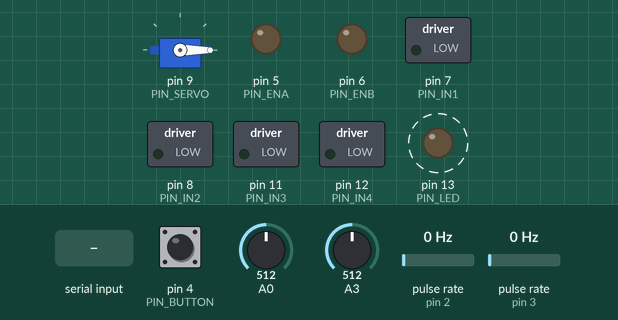
Simulated run of this sketch. Board: Arduino Nano, built with avr-gcc and run on an emulated ATmega328P. Parts: servo, switched loads named in the sketch (green lamp = pin HIGH), output pins drawn as LEDs (lit = HIGH). Wiring (inferred from the names in the program): 2 × pulse sensor: data pin 2 / data pin 3. Dashed ring = blinking. Inputs (shaded band) come from the test bench; at power-on: pulse rate (sensors on pin 2, pin 3) 0 Hz, pin 4 (PIN_BUTTON) HIGH, A0 = 512, A3 = 512. What the sketch prints to the serial monitor is not drawn.

Above: at 1.2 s.
1.3 s: "e90\n" received over Serial
At 1.8 s:
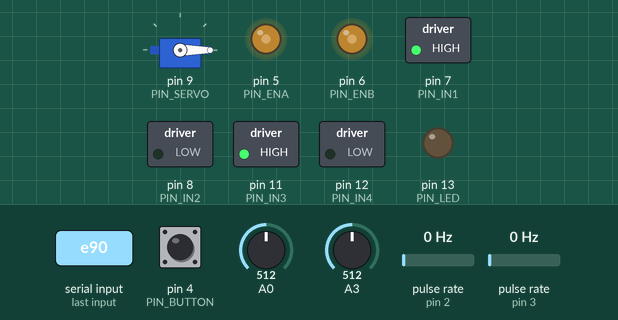
4.3 s: pulse rate (sensor on pin 2) set to 50 Hz
At 5.1 s:
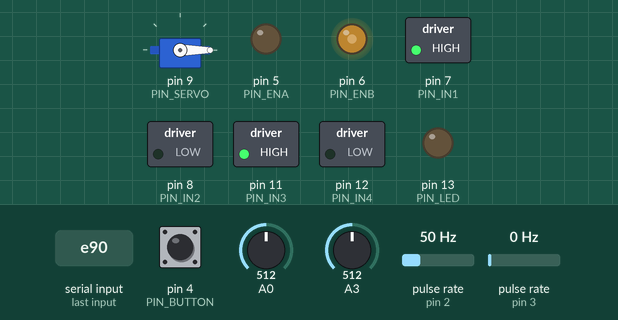
7.3 s: pin 4 (PIN_BUTTON) pulled LOW for 0.15 s
At 9.5 s:
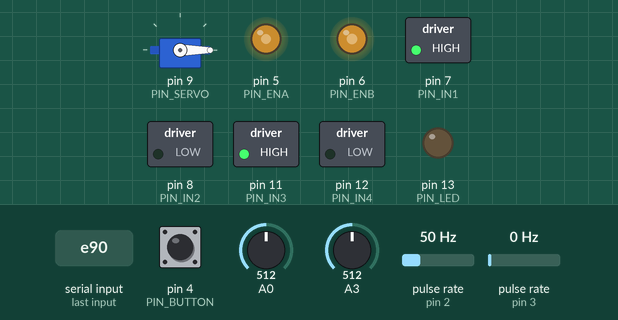
10.3 s: A0 set to 30
At 11.3 s:
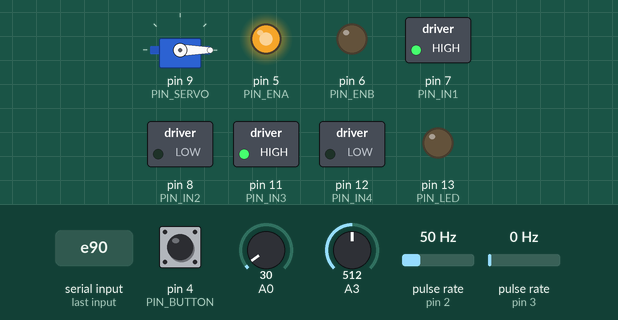
13.3 s: "m,45\n" received over Serial
At 14.1 s:
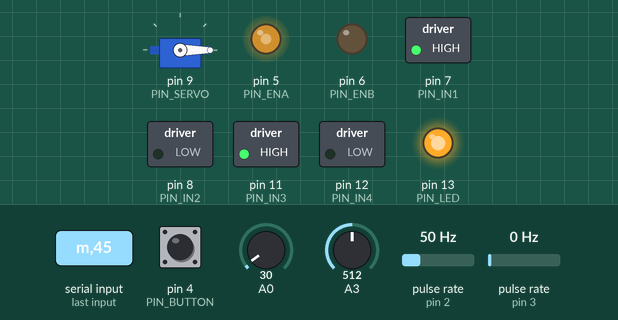
16.3 s: "v90\n" received over Serial
At 18.2 s:
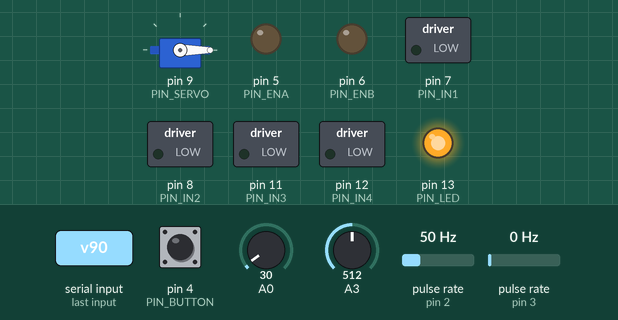
Timing chart, 0 to 19.7 s (numbered marks = the images above; inputs shaded):
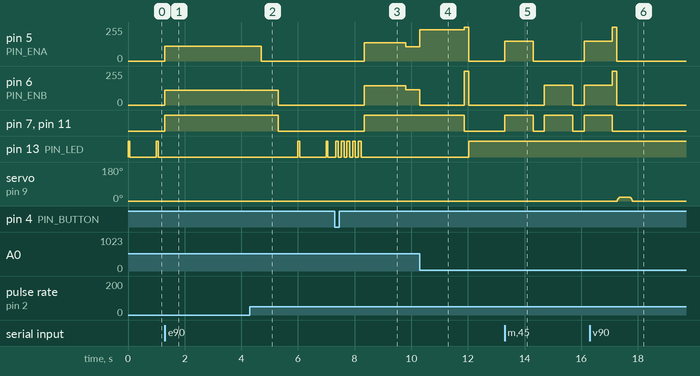

The sketch:

kabel_ukladach.ino
```cpp
// ======================================================================
//  Робот «Швидкісний кабель-укладач» — головна прошивка
//  Arduino Nano · L298N · 2×TT (передній привід) · 2×TCRT5000 · SG90 · енкодери
//
//  Логіка (автомат станів):
//    IDLE ──кнопка──► FOLLOW ──мітка──► APPROACH ──доїхав──► скидання ─┐
//                       ▲                                              │
//                       └──────────── ще є шканти ◄────────────────────┘
//                                     9 скинуто ──► TO_END ──лінія скінчилась──► DONE
//
//  FOLLOW   — PID по краю смужки (50 % чорного), біля очікуваної мітки повільніше.
//  мітка    — датчик міток чорний N циклів поспіль + датчик лінії теж чорний
//             (мітка перетинає лінію) + не ближче MARK_MIN_GAP_MM до попередньої.
//  APPROACH — їдемо ще DROP_OFFSET_MM за енкодером (щілина позаду датчика),
//             гальмуємо, серво повертає барабан, чекаємо падіння, їдемо далі.
//  Пропустив мітку (з енкодером) → скидає там, де вона мала бути (+500 мм).
//
//  Кнопка «Старт» на D4. Затиснута при ввімкненні → калібрування датчиків.
//  Натиснута під час їзди → аварійна зупинка.
//  Serial 115200: h — список команд (тести моторів, датчиків, енкодерів, серво, PID).
// ======================================================================
#include "config.h"
#include "motors.h"
#include "sensors.h"
#include "odometry.h"
#include "magazine.h"
#include "settings.h"

enum State : uint8_t { ST_IDLE, ST_FOLLOW, ST_APPROACH, ST_TO_END, ST_DONE };
static const char *const STATE_NAMES[] = {"IDLE", "FOLLOW", "APPROACH", "TO_END", "DONE"};

static State st = ST_IDLE;
static Reading rd;
static unsigned long tCtl = 0, runStartMs = 0;
static bool logRun = false;
static uint16_t logDiv = 0;

// ---- PID ----
static float integ = 0, prevErr = 0, heldCorr = 0;
static bool pidFresh = true;

// ---- мітки ----
static uint8_t markSamples = 0;
static bool haveMark = false;
static float lastMarkMM = 0;          // де була остання мітка (одометрія)
static unsigned long lastMarkMs = 0;
static float dropTargetMM = 0;
static unsigned long approachStartMs = 0;

// ---- втрата лінії ----
static bool lost = false;
static float lostMM = 0;
static unsigned long lostMs = 0;

// ======================================================================
static bool buttonPressed() {   // true один раз на натискання, з антибрязкотом
  static bool raw = HIGH, stable = HIGH;
  static unsigned long tChange = 0;
  bool v = digitalRead(PIN_BUTTON);
  if (v != raw) { raw = v; tChange = millis(); }
  if (millis() - tChange > 30 && v != stable) {
    stable = v;
    if (stable == LOW) return true;
  }
  return false;
}

static void pidReset() { integ = 0; heldCorr = 0; pidFresh = true; }

// Рух уздовж лінії з базовою швидкістю base
static void followStep(int base) {
  float err = rd.line - LINE_SETPOINT;   // > 0: під датчиком більше чорного
  if (pidFresh) { prevErr = err; pidFresh = false; }
  float corr;
  if (rd.mark > MARK_THR) {
    // над міткою датчик лінії бачить суцільне чорне — не смикаємо кермо
    corr = heldCorr;
  } else {
    integ = constrain(integ + err, -I_LIMIT, I_LIMIT);
    corr = S.kp * err + S.ki * integ + S.kd * (err - prevErr);
    prevErr = err;
    // згладжений курс: поодинокий ривок (лінія наїхала на мітку на цикл раніше) майже не впливає
    heldCorr += 0.1f * (corr - heldCorr);
  }
#if !LINE_ON_LEFT_EDGE
  corr = -corr;
#endif
  // датчик над лівим краєм: більше чорного = робот з'їхав управо → повертаємо вліво
  int l = constrain(base - (int)corr, 0, PWM_MAX);
  int r = constrain(base + (int)corr, 0, PWM_MAX);
  motorsSet(l, r);
}

static int cruisePwm() {
  if (!odomAvailable()) return S.basePwm;
  float next = haveMark ? lastMarkMM + MARK_SPACING_MM : FIRST_MARK_MM;
  return (odomMM() > next - SLOW_ZONE_MM) ? S.slowPwm : S.basePwm;
}

static bool markDetected() {
  bool hit = rd.mark > MARK_THR;
#if MARK_REQUIRE_LINE
  hit = hit && rd.line > LINE_CONFIRM_THR;
#endif
  if (!hit) { markSamples = 0; return false; }
  if (markSamples < 255) markSamples++;
  if (markSamples != MARK_MIN_SAMPLES) return false;   // один раз на мітку
  if (haveMark) {
    if (odomAvailable()) { if (odomMM() - lastMarkMM < MARK_MIN_GAP_MM) return false; }
    else if (millis() - lastMarkMs < MARK_MIN_GAP_MS) return false;
  }
  return true;
}

static void startApproach(float markPos, bool virtualMark) {
  haveMark = true;
  lastMarkMM = markPos;
  lastMarkMs = millis();
  dropTargetMM = markPos + S.dropOffsetMm - BRAKE_COMP_MM;
  approachStartMs = millis();
  st = ST_APPROACH;
  Serial.print(virtualMark ? F("MISS → virtual mark @") : F("MARK @"));
  Serial.print(markPos, 0); Serial.print(F(" mm, drop #")); Serial.println(magDropped() + 1);
}

// true, якщо лінії немає довше за ліміт
static bool lostFor(float mmLimit, unsigned long msLimit) {
  if (rd.line >= LOST_THR) { lost = false; return false; }
  if (!lost) { lost = true; lostMM = odomMM(); lostMs = millis(); return false; }
  if (odomAvailable()) return odomMM() - lostMM > mmLimit;
  return millis() - lostMs > msLimit;
}

static void finish(const __FlashStringHelper *why) {
  motorsBrake(); delay(150); motorsCoast();
  st = ST_DONE;
  Serial.print(F("STOP: ")); Serial.print(why);
  Serial.print(F(", drops ")); Serial.print(magDropped());
  Serial.print(F(", ")); Serial.print(odomMM(), 0); Serial.print(F(" mm, "));
  Serial.print((millis() - runStartMs) / 1000.0, 1); Serial.println(F(" s"));
}

static void doDrop() {
  motorsBrake(); delay(BRAKE_MS); motorsCoast();
  delay(80);                         // робот повністю зупинився
  magDropNext();
  Serial.print(F("DROP ")); Serial.print(magDropped());
  Serial.print(F(" @ ")); Serial.print(odomMM(), 0); Serial.println(F(" mm"));
  pidReset();
  markSamples = 0;
  st = magEmpty() ? ST_TO_END : ST_FOLLOW;
  tCtl = micros();
}

static void startRun() {
  if (magDropped() > 0) magHome();
  for (int i = 0; i < 5; i++) { digitalWrite(PIN_LED, HIGH); delay(START_DELAY_MS / 10); digitalWrite(PIN_LED, LOW); delay(START_DELAY_MS / 10); }
  odomReset(); pidReset();
  haveMark = false; markSamples = 0; lost = false;
  runStartMs = millis();
  st = ST_FOLLOW;
  tCtl = micros();
  Serial.println(F("GO"));
}

// Один цикл керування (кожні CONTROL_DT_US)
static void control() {
  sensorsRead(rd);
  if (millis() - runStartMs > RUN_TIMEOUT_MS) { finish(F("timeout")); return; }

  switch (st) {
    case ST_FOLLOW:
      if (markDetected()) { startApproach(odomMM(), false); followStep(S.approachPwm); break; }
#if FORCE_DROP_ON_MISS
      if (odomAvailable() && haveMark && odomMM() > lastMarkMM + MARK_SPACING_MM + MISS_WINDOW_MM) {
        startApproach(lastMarkMM + MARK_SPACING_MM, true);
        followStep(S.approachPwm);
        break;
      }
#endif
      if (lostFor(LOST_STOP_MM, LOST_STOP_MS)) { finish(F("line lost")); break; }
      followStep(cruisePwm());
      break;

    case ST_APPROACH: {
      bool arrived = odomAvailable()
                       ? (odomMM() >= dropTargetMM)
                       : (millis() - approachStartMs >= (unsigned long)S.dropDelayMs);
      if (arrived) { doDrop(); break; }
      if (lostFor(LOST_STOP_MM, LOST_STOP_MS)) { finish(F("line lost")); break; }
      followStep(S.approachPwm);
      break;
    }

    case ST_TO_END:
      if (lostFor(FINISH_LOST_MM, FINISH_LOST_MS)) { finish(F("finish")); break; }
      followStep(S.basePwm);
      break;

    default: break;
  }

  if (logRun && ++logDiv >= 10) {    // кожні ~40 мс, якщо USB під'єднано
    logDiv = 0;
    Serial.print(millis() - runStartMs); Serial.print(',');
    Serial.print(odomMM(), 0); Serial.print(',');
    Serial.print(rd.line); Serial.print(',');
    Serial.print(rd.mark); Serial.print(',');
    Serial.println(STATE_NAMES[st]);
  }
}

// ======================= Serial-меню (у стані IDLE/DONE) =====================
static void help() {
  Serial.println(F("--- команди ---"));
  Serial.println(F("s  датчики й енкодери наживо (будь-яка клавіша — стоп)"));
  Serial.println(F("m  тест моторів: лівий, правий, обидва вперед по 1 с"));
  Serial.println(F("e  тест енкодерів: колеса мають зробити рівно 1 оберт"));
  Serial.println(F("v  магазин: наступна позиція   0  магазин: на старт"));
  Serial.println(F("c  калібрування датчиків (6 с)  g  старт (як кнопка)"));
  Serial.println(F("p  налаштування   w  зберегти в EEPROM   x  скинути на дефолти"));
  Serial.println(F("l  лог під час їзди вкл/викл (t,mm,line,mark,state)"));
  Serial.println(F("P0.25 I0 D2 — PID;  B140 Z110 A100 — PWM крейсер/зона/доїзд"));
  Serial.println(F("O180 — мм від датчика міток до точки падіння;  T1200 — те саме в мс без енкодерів"));
}

static void streamSensors() {
  while (Serial.available()) Serial.read();
  Serial.println(F("lineRaw lineN | markRaw markN | encL encR mm"));
  while (!Serial.available()) {
    sensorsRead(rd);
    Serial.print(rd.lineRaw); Serial.print(' '); Serial.print(rd.line); Serial.print(F(" | "));
    Serial.print(rd.markRaw); Serial.print(' '); Serial.print(rd.mark); Serial.print(F(" | "));
    Serial.print(odomTicksL()); Serial.print(' '); Serial.print(odomTicksR()); Serial.print(' ');
    Serial.println(odomMM(), 0);
    delay(100);
  }
  while (Serial.available()) Serial.read();
}

static void motorTest() {
  Serial.println(F("лівий вперед")); motorsSet(150, 0); delay(1000); motorsCoast(); delay(400);
  Serial.println(F("правий вперед")); motorsSet(0, 150); delay(1000); motorsCoast(); delay(400);
  Serial.println(F("обидва вперед")); motorsSet(150, 150); delay(1000); motorsBrake(); delay(150); motorsCoast();
  Serial.println(F("Якщо колесо крутилось назад — MOTOR_x_INVERT 1 або поміняти дроти."));
}

static void encTest() {
  if (!odomAvailable()) { Serial.println(F("ENC_COUNT = 0")); return; }
  odomReset();
  motorsSet(110, 110);
  unsigned long t0 = millis();
  while (millis() - t0 < 4000) {
    bool doneL = odomTicksL() >= 2 * ENC_SLOTS;
    bool doneR = (ENC_COUNT < 2) || odomTicksR() >= 2 * ENC_SLOTS;
    motorsSet(doneL ? 0 : 110, doneR ? 0 : 110);
    if (doneL && doneR) break;
  }
  motorsCoast();
  Serial.print(F("ticks L ")); Serial.print(odomTicksL());
  Serial.print(F("  R ")); Serial.println(odomTicksR());
  Serial.println(F("Кожне колесо має зробити 1 оберт. Ні — перевірте ENC_SLOTS / диск / дроти."));
}

static void serialMenu() {
  if (!Serial.available()) return;
  char c = Serial.read();
  switch (c) {
    case 'h': case '?': help(); break;
    case 's': streamSensors(); break;
    case 'm': motorTest(); break;
    case 'e': encTest(); break;
    case 'v': magDropNext(); Serial.print(F("mag pos ")); Serial.println(magDropped()); break;
    case '0': magHome(); Serial.println(F("mag home")); break;
    case 'c':
      Serial.println(F("Калібрування: датчики над БІЛИМ, далі водіть через лінію й мітку..."));
      delay(500);
      if (sensorsCalibrate(CALIB_MS)) { settingsSave(); Serial.println(F("збережено")); }
      break;
    case 'g': startRun(); break;
    case 'p': settingsPrint(); break;
    case 'w': settingsSave(); Serial.println(F("збережено в EEPROM")); break;
    case 'x': settingsDefaults(); settingsSave(); Serial.println(F("дефолти")); break;
    case 'l': logRun = !logRun; Serial.println(logRun ? F("log on") : F("log off")); break;
    case 'P': S.kp = Serial.parseFloat(); settingsPrint(); break;
    case 'I': S.ki = Serial.parseFloat(); settingsPrint(); break;
    case 'D': S.kd = Serial.parseFloat(); settingsPrint(); break;
    case 'B': S.basePwm = Serial.parseInt(); settingsPrint(); break;
    case 'Z': S.slowPwm = Serial.parseInt(); settingsPrint(); break;
    case 'A': S.approachPwm = Serial.parseInt(); settingsPrint(); break;
    case 'O': S.dropOffsetMm = Serial.parseInt(); settingsPrint(); break;
    case 'T': S.dropDelayMs = Serial.parseInt(); settingsPrint(); break;
    default: break;
  }
}

// ======================================================================
void setup() {
  Serial.begin(SERIAL_BAUD);
  Serial.setTimeout(300);
  pinMode(PIN_LED, OUTPUT);
  pinMode(PIN_BUTTON, INPUT_PULLUP);
  motorsBegin(); motorsCoast();
  sensorsBegin();
  odomBegin();
  settingsLoad();
  magBegin();
  Serial.println(F("\nКабель-укладач готовий. h — команди"));
  settingsPrint();

  if (digitalRead(PIN_BUTTON) == LOW) {   // кнопка затиснута при ввімкненні
    Serial.println(F("Калібрування: відпустіть кнопку; датчики над БІЛИМ, далі водіть через лінію й мітку"));
    while (digitalRead(PIN_BUTTON) == LOW) delay(10);
    delay(400);
    if (sensorsCalibrate(CALIB_MS)) settingsSave();
    else for (int i = 0; i < 20; i++) { digitalWrite(PIN_LED, i & 1); delay(50); }   // помилка
  }
}

void loop() {
  if (st == ST_IDLE || st == ST_DONE) {
    serialMenu();
    if (st == ST_IDLE) digitalWrite(PIN_LED, (millis() % 1000) < 60);   // короткий спалах
    else digitalWrite(PIN_LED, HIGH);                                   // DONE: горить
    if (buttonPressed()) {
      if (st == ST_DONE) st = ST_IDLE;
      else startRun();
    }
    return;
  }
  if (buttonPressed()) { finish(F("button")); return; }   // аварійна зупинка
  unsigned long now = micros();
  if (now - tCtl >= CONTROL_DT_US) { tCtl = now; control(); }
}
```

magazine.cpp
```cpp
#include "magazine.h"
#include "config.h"
#include <Servo.h>

static Servo servo;
static uint8_t pos = 0;      // індекс у MAG_ANGLES
static int angle = 0;        // поточний кут

static void moveTo(int target) {
  // плавно: менше ривків по живленню і шкант не підкидає
  while (angle != target) {
    if (abs(target - angle) <= MAG_STEP_DEG) angle = target;
    else angle += (target > angle) ? MAG_STEP_DEG : -MAG_STEP_DEG;
    servo.write(angle);
    delay(MAG_STEP_MS);
  }
}

void magBegin() {
  servo.attach(PIN_SERVO, MAG_PULSE_MIN, MAG_PULSE_MAX);
  angle = MAG_ANGLES[0];
  servo.write(angle);
  pos = 0;
}

void magHome() {
  moveTo(MAG_ANGLES[0]);
  pos = 0;
}

uint8_t magDropped() { return pos; }
bool magEmpty() { return pos >= N_DOWELS; }

void magDropNext() {
  if (magEmpty()) return;
  moveTo(MAG_ANGLES[pos + 1]);
  pos++;
  delay(MAG_DROP_WAIT_MS);
}
```

magazine.h
```cpp
#pragma once
#include <Arduino.h>

void magBegin();          // серво в позицію 0 (усі шканти на місці)
void magHome();
uint8_t magDropped();     // скільки вже скинуто
bool magEmpty();
void magDropNext();       // блокує ~0.5 с: поворот на наступну камеру + очікування падіння
```

motors.cpp
```cpp
#include "motors.h"
#include "config.h"

static void setOne(uint8_t en, uint8_t a, uint8_t b, int v, bool inv) {
  if (inv) v = -v;
  v = constrain(v, -PWM_MAX, PWM_MAX);
  if (v >= 0) { digitalWrite(a, HIGH); digitalWrite(b, LOW); }
  else        { digitalWrite(a, LOW);  digitalWrite(b, HIGH); v = -v; }
  analogWrite(en, v);
}

void motorsBegin() {
  uint8_t pins[] = {PIN_ENA, PIN_IN1, PIN_IN2, PIN_ENB, PIN_IN3, PIN_IN4};
  for (uint8_t p : pins) { pinMode(p, OUTPUT); digitalWrite(p, LOW); }
}

void motorsSet(int left, int right) {
  setOne(PIN_ENA, PIN_IN1, PIN_IN2, left,  MOTOR_L_INVERT);
  setOne(PIN_ENB, PIN_IN3, PIN_IN4, right, MOTOR_R_INVERT);
}

// L298N: EN = 1 і IN1 = IN2 → обмотки закорочені, швидка зупинка
void motorsBrake() {
  digitalWrite(PIN_IN1, LOW); digitalWrite(PIN_IN2, LOW);
  digitalWrite(PIN_IN3, LOW); digitalWrite(PIN_IN4, LOW);
  analogWrite(PIN_ENA, 255);  analogWrite(PIN_ENB, 255);
}

void motorsCoast() {
  analogWrite(PIN_ENA, 0); analogWrite(PIN_ENB, 0);
  digitalWrite(PIN_IN1, LOW); digitalWrite(PIN_IN2, LOW);
  digitalWrite(PIN_IN3, LOW); digitalWrite(PIN_IN4, LOW);
}
```

motors.h
```cpp
#pragma once
#include <Arduino.h>

void motorsBegin();
// -255..255 для кожного колеса; від'ємне = назад
void motorsSet(int left, int right);
void motorsBrake();   // активне гальмо
void motorsCoast();   // вільний вибіг
```

odometry.cpp
```cpp
#include "odometry.h"
#include "config.h"

// Енкодери без напрямку: робот їде лише вперед (PWM у follow не від'ємний).
static volatile uint32_t ticksL = 0, ticksR = 0;
static volatile unsigned long lastL = 0, lastR = 0;

static void isrL() {
  unsigned long t = micros();
  if (t - lastL >= ENC_DEBOUNCE_US) { ticksL++; lastL = t; }
}
static void isrR() {
  unsigned long t = micros();
  if (t - lastR >= ENC_DEBOUNCE_US) { ticksR++; lastR = t; }
}

void odomBegin() {
#if ENC_COUNT >= 1
  pinMode(PIN_ENC_L, INPUT_PULLUP);
  attachInterrupt(digitalPinToInterrupt(PIN_ENC_L), isrL, CHANGE);
#endif
#if ENC_COUNT >= 2
  pinMode(PIN_ENC_R, INPUT_PULLUP);
  attachInterrupt(digitalPinToInterrupt(PIN_ENC_R), isrR, CHANGE);
#endif
}

void odomReset() {
  noInterrupts(); ticksL = 0; ticksR = 0; interrupts();
}

uint32_t odomTicksL() { noInterrupts(); uint32_t v = ticksL; interrupts(); return v; }
uint32_t odomTicksR() { noInterrupts(); uint32_t v = ticksR; interrupts(); return v; }

bool odomAvailable() { return ENC_COUNT > 0; }

float odomMM() {
#if ENC_COUNT >= 2
  return (odomTicksL() + odomTicksR()) * 0.5f * MM_PER_TICK;
#elif ENC_COUNT == 1
  return odomTicksL() * MM_PER_TICK;
#else
  return 0;
#endif
}
```

odometry.h
```cpp
#pragma once
#include <Arduino.h>

void odomBegin();
void odomReset();
uint32_t odomTicksL();
uint32_t odomTicksR();
float odomMM();          // пройдена відстань центру робота, мм (0 без енкодерів)
bool odomAvailable();    // чи є енкодери (ENC_COUNT > 0)
```

sensors.h
```cpp
#pragma once
#include <Arduino.h>

struct Reading {
  int lineRaw, markRaw;   // analogRead
  int line, mark;         // 0 = біле, 1000 = чорне
};

void sensorsBegin();
void sensorsRead(Reading &r);
// Калібрування: поставити датчики НАД БІЛИМ, запустити, потім кілька разів
// провести робота рукою через лінію і через мітку. Повертає true, якщо успішно.
bool sensorsCalibrate(unsigned long ms);
```

settings.h
```cpp
#pragma once
#include <Arduino.h>

// Те, що калібрується або підбирається на трасі. Зберігається в EEPROM.
struct Settings {
  uint16_t magic;
  int16_t lineWhite, lineBlack;   // сирі значення TCRT лінії
  int16_t markWhite, markBlack;   // сирі значення TCRT міток
  float kp, ki, kd;
  int16_t basePwm, slowPwm, approachPwm;
  int16_t dropOffsetMm;           // від датчика міток до точки падіння шканта
  int16_t dropDelayMs;            // те саме в часі (без енкодерів)
};

extern Settings S;

void settingsLoad();      // з EEPROM або дефолти з config.h
void settingsSave();
void settingsDefaults();
void settingsPrint();
```

Source omitted: sensors.cpp (2164 bytes), config.h (5296 bytes), settings.cpp (1526 bytes)

Measured:
- after the input at 1.3 s, pin 5 (PIN_ENA), pin 6 (PIN_ENB): 0/255 → 110/255 at once; pin 7 (PIN_IN1), pin 11 (PIN_IN3): LOW → HIGH at once; pin 13 (PIN_LED): stops changing and stays LOW
- after the input at 4.3 s, pin 5 (PIN_ENA): 110/255 → 0/255 after 0.40 s instead of 1.0 s
- after the input at 7.3 s, pin 5 (PIN_ENA): 0/255 → 137/255 after 1.0 s, → 107/255 1.5 s later; pin 6 (PIN_ENB): 0/255 → 143/255 after 1.0 s, → 113/255 1.5 s later; pin 7 (PIN_IN1), pin 11 (PIN_IN3): LOW → HIGH after 1.0 s; pin 13 (PIN_LED): alternates HIGH for 0.10 s and LOW for 0.10 s, 10 changes in all, then stays LOW, starting at once
- after the input at 10.3 s, pin 5 (PIN_ENA): 107/255 → 235/255 at once, → 255/255 1.6 s later, → 0/255 0.15 s later; pin 6 (PIN_ENB): 113/255 → 0/255 at once, → 255/255 1.6 s later, → 0/255 0.15 s later; pin 7 (PIN_IN1), pin 11 (PIN_IN3): HIGH → LOW after 1.6 s; pin 13 (PIN_LED): LOW → HIGH after 1.7 s
- after the input at 13.3 s, pin 5 (PIN_ENA): 0/255 → 150/255 at once, → 0/255 1.0 s later, → 150/255 1.8 s later; pin 6 (PIN_ENB): 0/255 → 150/255 after 1.4 s, → 0/255 1.0 s later, → 150/255 0.40 s later; pin 7 (PIN_IN1), pin 11 (PIN_IN3): alternates HIGH for 1.0 s and LOW for 0.40 s, starting at once
- after the input at 16.3 s, servo on pin 9 (PIN_SERVO): 0° → 20° after 0.97 s, → 0° 0.46 s later
- by itself, pin 13 (PIN_LED): alternates HIGH for 0.05 s and LOW for 0.94 s
